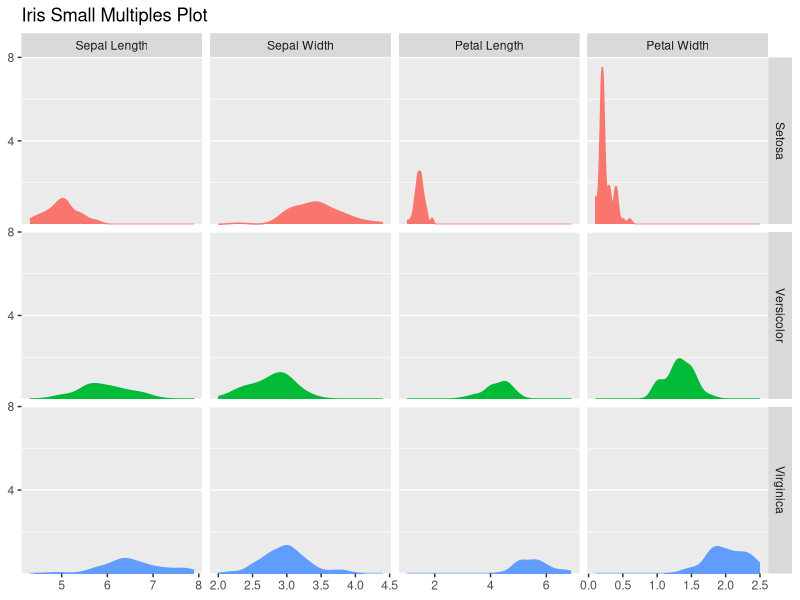

Reproduce this figure in R.

# SMALL MULTIPLES PLOT: IRIS DATASET
# http://docs.ggplot2.org/current/facet_grid.html

# Load required packages
require(ggplot2)
require(reshape2) # melt(...)
require(grid)

# Load datasets
data(iris)

# Reformat dataset from wide to long format
df <- iris
df$id <- rownames(df)
df <- melt(df, id.vars = c("id", "Species"))

# Create labeler function that removes dots and
# capitalizes the first letter
niceLabels <- function(text) {
    text <- gsub("\\.", " ", text)
    text <- paste(
        toupper(substr(text, 1, 1)), 
        substring(text, 2),
        sep = "",
        collapse = "")
    return(text);
}

# Fix factor levels for better output in facet grid
levels(df$Species)  <- sapply(levels(df$Species), niceLabels)
levels(df$variable) <- sapply(levels(df$variable), niceLabels)

# Prepare small multiples plot
p <- ggplot(df, aes(x = value, group = variable, fill = Species)) +

    # Plot density
    geom_density(aes(colour = Species)) +

    # Split up data into individual plots for each
    # species versus variable type
    facet_grid(Species ~ variable,
        scales = "free_x") +
    
    # Modify facet scales
    scale_y_continuous(
        limits = c(0, 8),
        breaks = seq(4, 8, by = 4),
        expand = c(0, 0)) +

    # Tweak the theme
    theme(legend.position = "none") +
    theme(axis.title = element_blank()) +
    theme(panel.grid.minor.x = element_blank()) +
    theme(panel.grid.major.x = element_blank()) +
    labs(title = "Iris Small Multiples Plot")

# Show small multiples plot
print(p)
